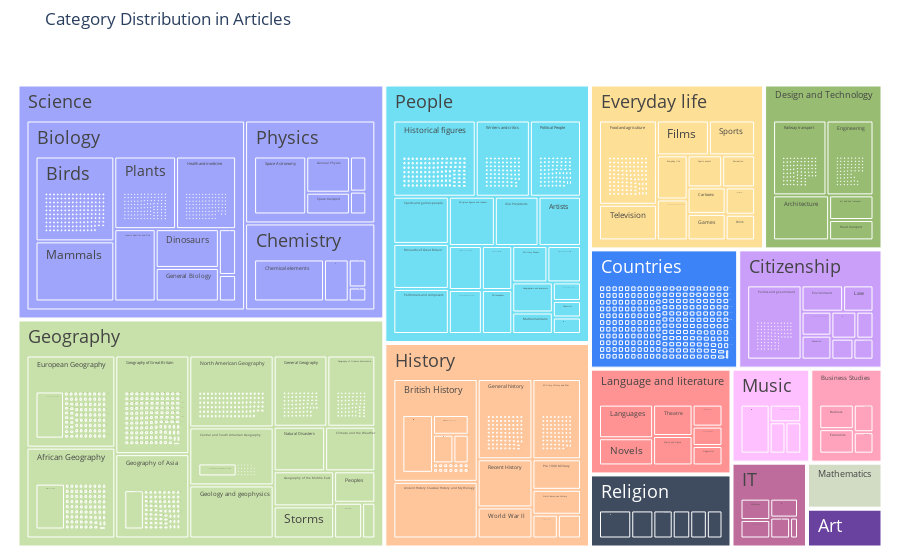

Source (notebook cell):
### Code cell
labels, parents, values, ids = create_treemap_data(df_categories_original, show_articles=True)

create_colored_treemap(labels, parents, values, ids,color_palette=config.PALETTE_CATEGORY_DICT_COLORS, 
                       title="Category Distribution in Articles", background_color="white")
print(f'We have {df_categories_original["level_1"].unique().size} distinct level 1 categories.')

### Figure 1 — Plotly figure (JSON) as saved in the notebook; plotly's stock layout.template omitted (floating-point values rounded to 4 significant figures; data arrays with more than 128 entries replaced by an {"elided": "..."} marker saying what was removed)
{"data": [{"branchvalues": "total", "ids": {"elided": "5335 str values"}, "labels": {"elided": "5335 str values"}, "marker": {"colors": {"elided": "5335 str values"}}, "parents": {"elided": "5335 str values"}, "textfont": {"size": 18}, "type": "treemap", "values": {"elided": "5335 int values"}}], "layout": {"margin": {"b": 5, "l": 10, "r": 10, "t": 50}, "paper_bgcolor": "white", "plot_bgcolor": "white", "title": {"text": "Category Distribution in Articles"}}}
